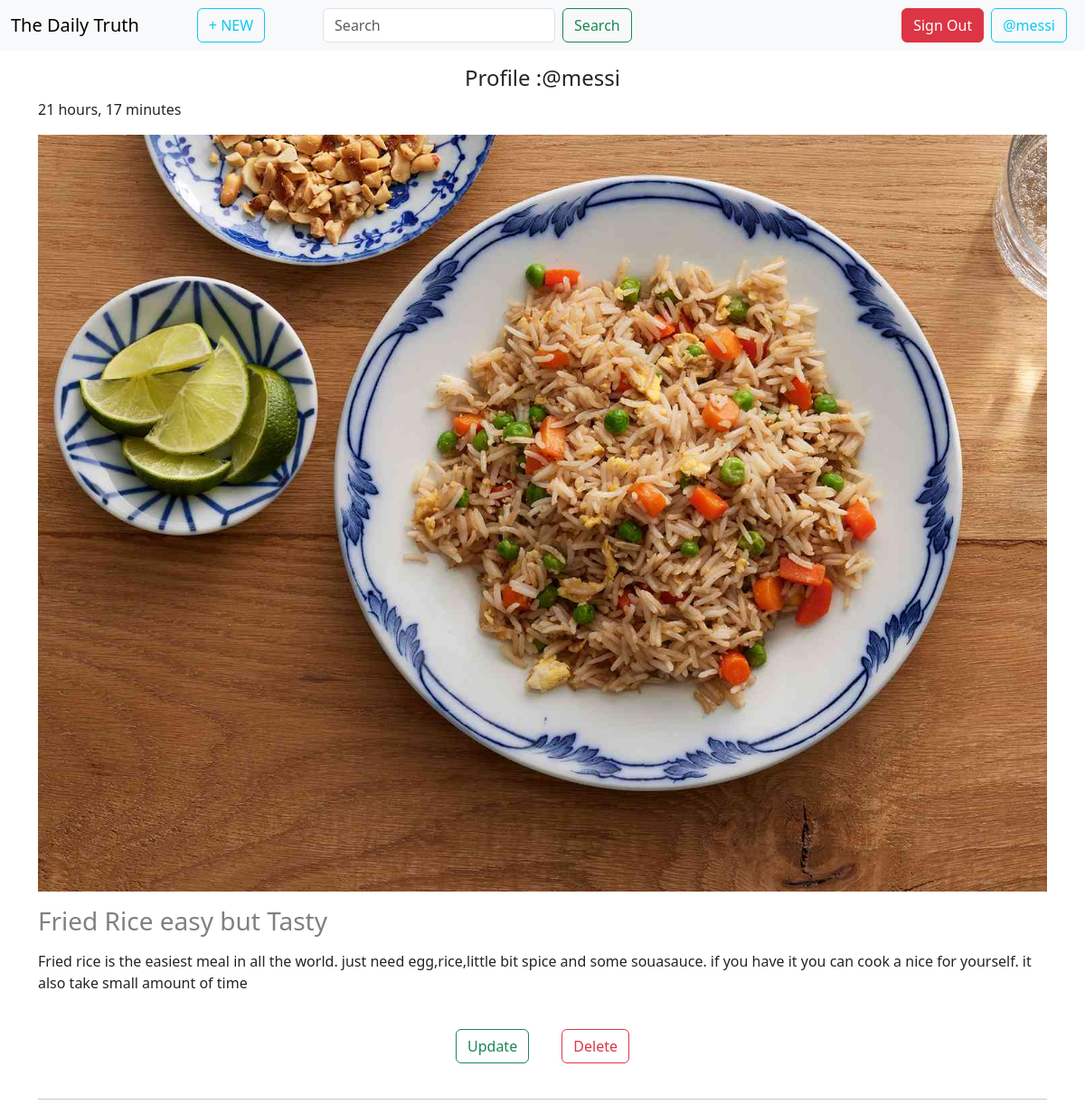
/profile/@messi (signed in), run on the app's committed database.
### base/models.py (models this page shows, shortened)
class BlogPost(models.Model):
    SUBJECT_CHOICES = [
        ('POLITICAL', 'Political'),
        ('ENTERTAINMENT', 'Entertainment'),
        ('ECONOMICS', 'Economics'),
        ('EDUCATION', 'Education'),
        ('SCIENCE', 'Science'),
        ('SPORTS', 'Sports'),
        ('INTERNATIONAL', 'International'),
        ('COOKING', 'Cooking'),
        ('WEATHER', 'Weather'),
        ('TECH', 'Tech'),
    ]
    user = models.ForeignKey(User, on_delete=models.CASCADE)
    photo=models.ImageField(upload_to='images',null=True,blank=True)
    title = models.CharField(max_length=200)
    subject = models.CharField(choices=SUBJECT_CHOICES, max_length=100)
    content = models.TextField(max_length=1000)
    created_at = models.DateTimeField(auto_now_add=True)
    class Meta:
        ordering = ['-created_at']

### base/views.py (the view)
# urls.py: path('profile/<str:username>',UserProfile.as_view(),name='profile'),
class UserProfile(LoginRequiredMixin,ListView):
    model=BlogPost
    template_name="userProfile.html"
    context_object_name='posts'
    login_url=reverse_lazy('login')
    def get_queryset(self):
        user=get_object_or_404(User,username=self.kwargs['username'])
        post=BlogPost.objects.filter(user=user)
        return post
    def get_context_data(self, **kwargs):
        context = super().get_context_data(**kwargs)
        context['user_p'] = self.kwargs['username']
        return context
    login_url=reverse_lazy('login')

### base/template/base/userProfile.html (shortened to what this page needs)
{% extends "layout.html" %}
{% block content %}
<div class="container">
    <div><h4 class="text-center">Profile :{{user_p}}</h4></div>
    {% for post in posts  %}
    <div class="p1">
        <div class="post-header mb-2">
            <div>{{post.created_at | timesince}}</div>
        </div>
        <div class="img-body mt-2">
            <img src="{{post.photo.url}}" alt="image" style="width:100%;" class="img-fluid">
        </div>
        <div class="title mt-3">
            <h3 style="color:gray">{{post.title}}</h3>
        </div>
        <div class="content mt-2">
            <p>{{post.content}}</p>
        </div>
        <div class="btn">
            {% if user == post.user %}
            <a href="{% url 'update' post.id%}" class="m-3 btn btn-outline-success">Update</a>
            <a href="{% url 'delete' post.id%}" class="m-3 btn btn-outline-danger">Delete</a>
            {% endif %}
        </div>
        <hr>
    </div>
    {% endfor %}
</div>
{% endblock %}

### template/navbar.html (shortened to what this page needs)
<nav class="navbar navbar-expand-lg bg-body-tertiary mb-3">
    <div class="container-fluid">
      <a class="navbar-brand" href="{% url 'home'%}">The Daily Truth</a>
      <div class="collapse navbar-collapse" id="navbarSupportedContent">
        <ul class="navbar-nav me-auto mb-2 mb-lg-0">
          <li class="nav-item mx-5">
            <a class="btn btn-outline-info" aria-current="page" href="{% url 'create_post'%}">+ NEW</a>
          </li>
          <form class="d-flex mx-3" role="search">
            <input class="form-control me-2" name="q" type="search" placeholder="Search" aria-label="Search">
            <button class="btn btn-outline-success" type="submit">Search</button>
          </form>
        </ul>
        {% if user.is_authenticated %}
          <a href="{% url 'logout'%}" class="btn btn-danger">Sign Out</a>
          <a href="{% url 'profile' user.username%}" class="btn btn-outline-info mx-2">{{user.username}}</a>
        {% else %}
          <a href="{% url 'signup'%}" class="btn btn-primary mx-2">Sign Up</a>
          <a href="{% url 'login'%}" class="btn btn-success mx-2">Sign In</a>
        {% endif %}
      </div>
    </div>
  </nav>

### base/template/base/userProfile.html (style rules this page uses)
.p1 { display:grid; width: 100%; }
.btn { place-self:center; }

### data on the page
BlogPost: created_at "21 hours, 17 minutes", photo (picture), title "Fried Rice easy but Tasty", content "Fried rice is the easiest meal in all the world. just need egg,rice,little bit spice and some souasauce. if you have it you can cook a nice for yourself. it also take small amount of time", shows "Update"

### other printed values
{{ user.username }} "@messi"
{{ user_p }} "@messi"
